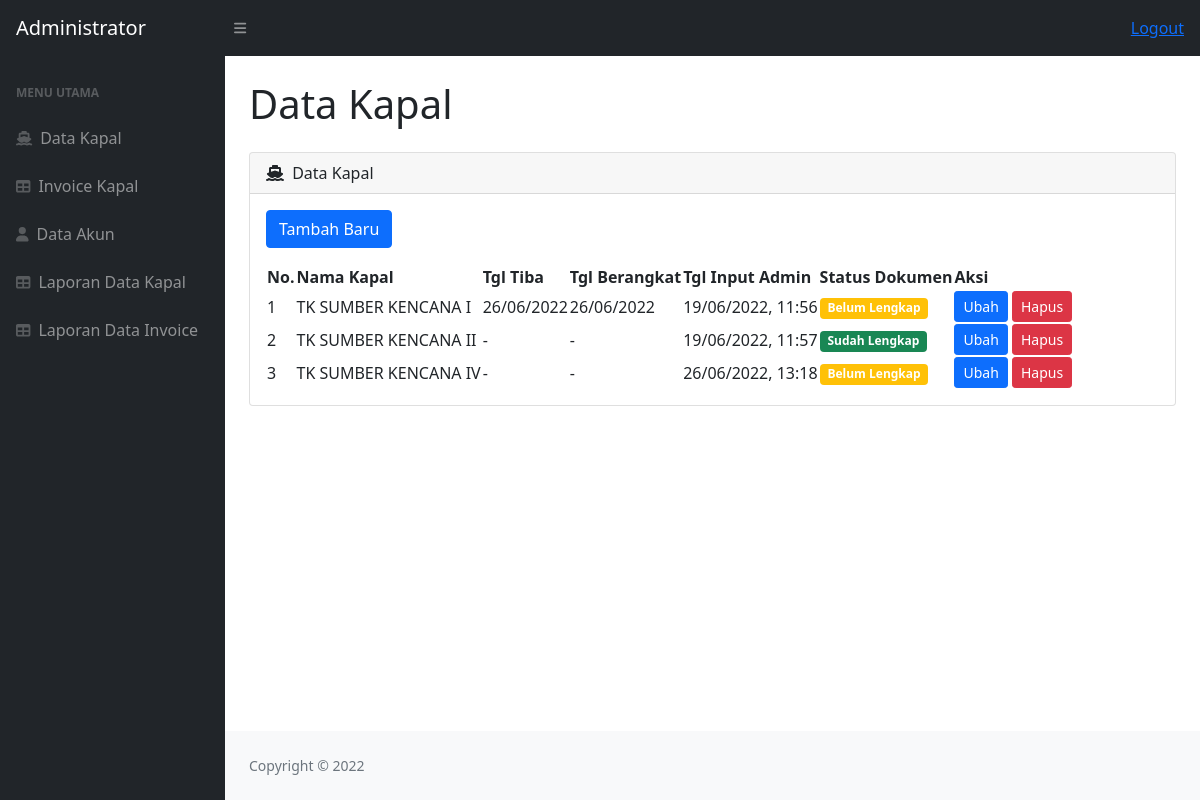
/index.php (signed in), run on the app's committed database.
### tables this page shows
CREATE TABLE `data_kapal` (
  `id_kapal` int(11) NOT NULL AUTO_INCREMENT,
  `nama_kapal` varchar(255) DEFAULT NULL,
  `tgl_tiba` date DEFAULT NULL,
  `tgl_berangkat` date DEFAULT NULL,
  `tgl_terima` date DEFAULT NULL,
  `tgl_diserahkan` date DEFAULT NULL,
  `spb` text,
  `manifest` text,
  `crewlist` text,
  `buku_kesehatan` text,
  `buku_pelaut` text,
  `ijazah_perwira` text,
  `bst` text,
  `pasport` text,
  `surat_laut` text,
  `surat_ukur` text,
  `serti_konstruksi` text,
  `serti_perlengkapan_barang` text,
  `serti_radio` text,
  `serti_lambung` text,
  `serti_mesin` text,
  `serti_garis_muat` text,
  `serti_pencemaran` text,
  `minimum_safe_manning` text,
  `serti_anti_teritip` text,
  `serti_liferaft` text,
  `serti_damkar` text,
  `hru` text,
  `doc` text,
  `serti_keselamatan_sementara` text,
  `rpt` text,
  `buku_sijil` text,
  `pkl` text,
  `sscec` text,
  `wreak` text,
  `clc` text,
  `orb` text,
  `izin_stasiun_radio` text,
  `serti_asuransi_kapal` text,
  `siupal` text,
  `sk_susunan_perwira` text,
  `stempel_kapal` text,
  `tgl_input` datetime DEFAULT NULL,
  PRIMARY KEY (`id_kapal`)
);

### index.php (the view, shortened to what this page needs)
<?php
    include "koneksi.php";
    $query = "SELECT * FROM data_kapal";
    $sql = mysqli_query($koneksi, $query);
    $data = [];
    while($row = mysqli_fetch_array($sql))
    {
        $data[] = $row;
    }
?>
<?php
    include 'header.php';
?>
<main>
    <div class="container-fluid px-4">
        <h1 class="mt-4 mb-4">Data Kapal</h1>
        <div class="card mb-4">
            <div class="card-header">
                <i class="fas fa-ship me-1"></i>
                Data Kapal
            </div>
            <div class="card-body">
                <a href="form-tambah-kapal.php" class="btn btn-primary mb-3">Tambah Baru</a>
                <table id="datatablesSimple">
                    <thead>
                        <tr>
                            <th>No.</th>
                            <th>Nama Kapal</th>
                            <th>Tgl Tiba</th>
                            <th>Tgl Berangkat</th>
                            <th>Tgl Input Admin</th>
                            <th>Status Dokumen</th>
                            <th>Aksi</th>
                        </tr>
                    </thead>
                    <tbody>
                        <?php $i = 1; ?>
                        <?php foreach($data as $v): ?>
                            <tr>
                                <td><?= $i++ ?></td>
                                <td><?= $v['nama_kapal'] ?></td>
                                <td><?= ($v['tgl_tiba'] != null ? date('d/m/Y', strtotime($v['tgl_tiba'])) : '-') ?></td>
                                <td><?= ($v['tgl_berangkat'] != null ? date('d/m/Y', strtotime($v['tgl_berangkat'])) : '-') ?></td>
                                <td><?= date('d/m/Y, H:i', strtotime($v['tgl_input'])) ?></td>
                                <td>
                                    <?php if (
                                        $v['spb'] != null && $v['manifest'] != null && $v['crewlist'] != null && $v['buku_kesehatan'] != null && $v['buku_pelaut'] != null && $v['ijazah_perwira'] != null && $v['bst'] != null && $v['pasport'] != null && $v['surat_laut'] != null && $v['surat_ukur'] != null &&
                                        $v['serti_konstruksi'] != null && $v['serti_perlengkapan_barang'] != null && $v['serti_radio'] != null && $v['serti_lambung'] != null && $v['serti_mesin'] != null && $v['serti_garis_muat'] != null && $v['serti_pencemaran'] != null && $v['minimum_safe_manning'] != null && $v['serti_anti_teritip'] != null && $v['serti_liferaft'] != null &&
                                        $v['serti_damkar'] != null && $v['hru'] != null && $v['doc'] != null && $v['serti_keselamatan_sementara'] != null && $v['rpt'] != null && $v['buku_sijil'] != null && $v['pkl'] != null && $v['sscec'] != null && $v['wreak'] != null && $v['clc'] != null &&
                                        $v['orb'] != null && $v['izin_stasiun_radio'] != null && $v['serti_asuransi_kapal'] != null && $v['siupal'] != null && $v['sk_susunan_perwira'] != null && $v['stempel_kapal'] != null
                                    ) : ?>
                                        <span class="badge bg-success">Sudah Lengkap</span>
                                    <?php else : ?>
                                        <span class="badge bg-warning">Belum Lengkap</span>
                                    <?php endif ?>
                                </td>
                                <td class="text-center">
                                    <a href="form-edit-kapal.php?id_kapal=<?= $v['id_kapal'] ?>" class="btn btn-sm btn-primary">Ubah</a>
                                    <a href="action-hapus-kapal.php?id_kapal=<?= $v['id_kapal'] ?>" class="btn btn-sm btn-danger" onclick="return confirm('Yakin ingin menghapus?');">Hapus</a>
                                </td>
                            </tr>
                        <?php endforeach ?>
                    </tbody>
                </table>
            </div>
        </div>
    </div>
</main>
<?php
    include 'footer.php';
?>

### data on the page
data_kapal: nama_kapal "TK SUMBER KENCANA I", tgl_tiba "26/06/2022", tgl_berangkat "26/06/2022", tgl_input "19/06/2022, 11:56", shows "Belum Lengkap"
data_kapal: nama_kapal "TK SUMBER KENCANA II", tgl_input "19/06/2022, 11:57", shows "Sudah Lengkap"
data_kapal: nama_kapal "TK SUMBER KENCANA IV", tgl_input "26/06/2022, 13:18", shows "Belum Lengkap"
